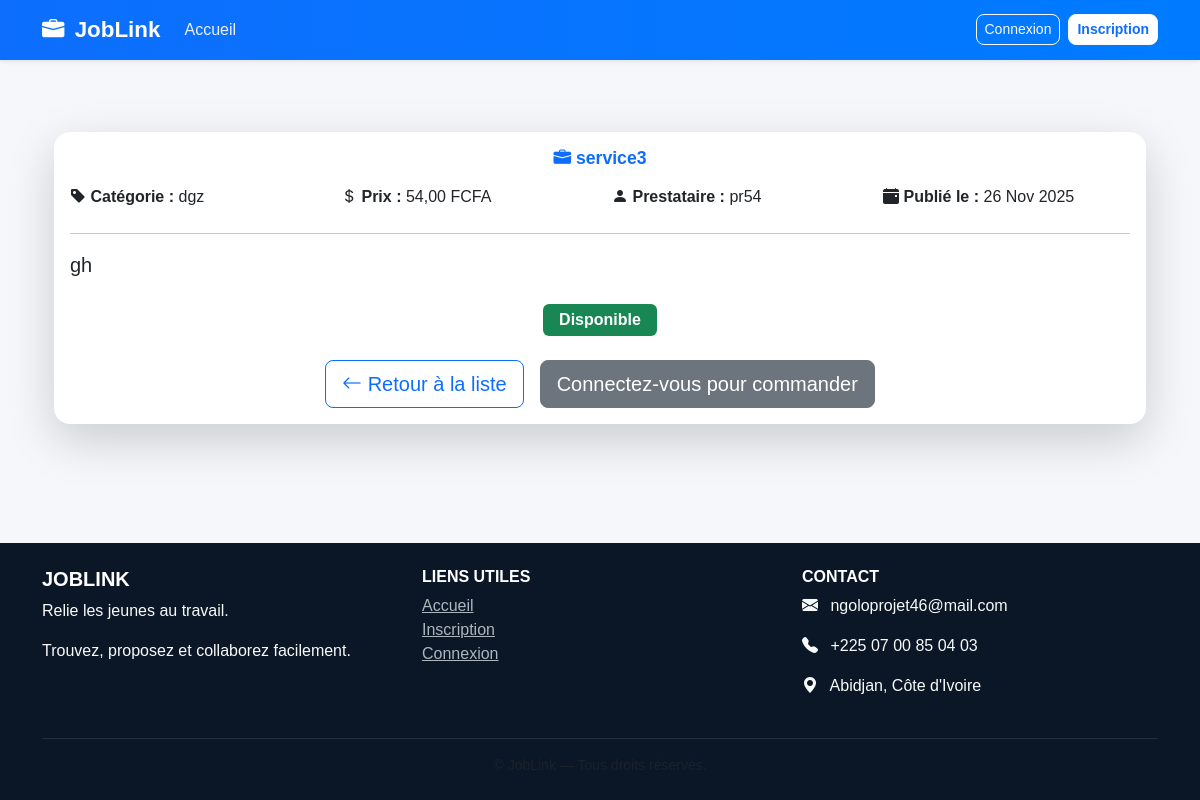
Page /services/4/ on the committed database.
### core/models.py (models this page shows, shortened)
class Service(models.Model):
    VILLES_CI = [
        ("Abidjan", "Abidjan"),
        ("Bouaké", "Bouaké"),
        ("Daloa", "Daloa"),
        ("Yamoussoukro", "Yamoussoukro"),
        ("San-Pédro", "San-Pédro"),
        ("Korhogo", "Korhogo"),
        ("Man", "Man"),
        ("Gagnoa", "Gagnoa"),
    ]
    prestataire = models.ForeignKey(
        'Prestataire',
        on_delete=models.CASCADE,
        related_name='services'
    )
    titre = models.CharField(max_length=100)
    description = models.TextField()
    prix = models.DecimalField(max_digits=10, decimal_places=2)
    telephone = models.CharField(max_length=20, blank=True, null=True)
    adresse = models.CharField(max_length=255, blank=True, null=True)
    categorie = models.CharField(max_length=100)
    ville = models.CharField(max_length=50, choices=VILLES_CI, default="Abidjan")
    date_publication = models.DateTimeField(auto_now_add=True)
    disponible = models.BooleanField(default=True)
    image = CloudinaryField("image", blank=True, null=True)
    video = CloudinaryField(resource_type="video", blank=True, null=True)

class Prestataire(models.Model):
    user = models.OneToOneField(User, on_delete=models.CASCADE)
    competence = models.TextField()
    experience = models.PositiveIntegerField(default=0, help_text="Années d'expérience")
    localisation = models.CharField(max_length=100)
    telephone = models.CharField(max_length=20, blank=True, null=True)  # ✅ ajouté
    email = models.EmailField(blank=True, null=True)  # ✅ ajouté
    note_moyenne = models.FloatField(default=0.0)

class User(AbstractUser):
    ROLE_CHOICES = (
        ('prestataire', 'Prestataire'),
        ('demandeur', 'Demandeur'),
    )
    role = models.CharField(max_length=20, choices=ROLE_CHOICES)
    phone = models.CharField(max_length=20, unique=True, null=True, blank=True)
    photo = CloudinaryField("photo_profil", blank=True, null=True)

### core/views.py (the view)
# urls.py: path('services/<int:pk>/', views.service_detail, name='service_detail'),
def service_detail(request, pk):
    service = get_object_or_404(Service, pk=pk)
    return render(request, 'core/service_detail.html', {'service': service})

### core/templates/core/service_detail.html (shortened to what this page needs)
{% extends 'base.html' %}
{% block content %}
<div class="container mt-5">
    <div class="card shadow-lg border-0 rounded-4">
        <div class="card-body">
            <h2 class="card-title text-primary fw-bold mb-3 text-center">
                <i class="bi bi-briefcase-fill"></i> {{ service.titre }}
            </h2>
            <div class="row text-center text-md-start mb-4">
                <div class="col-md-3 mb-2 mb-md-0">
                    <i class="bi bi-tag-fill"></i> <strong>Catégorie :</strong> {{ service.categorie }}
                </div>
                <div class="col-md-3 mb-2 mb-md-0">
                    <i class="bi bi-currency-dollar"></i> <strong>Prix :</strong> {{ service.prix }} FCFA
                </div>
                <div class="col-md-3 mb-2 mb-md-0">
                    <i class="bi bi-person-fill"></i> <strong>Prestataire :</strong> {{ service.prestataire.user.username }}
                </div>
                <div class="col-md-3">
                    <i class="bi bi-calendar-event-fill"></i> <strong>Publié le :</strong> {{ service.date_publication|date:"d M Y" }}
                </div>
            </div>
            <hr>
            <p class="card-text fs-5 text-center text-md-start mb-4">
                {{ service.description }}
            </p>
            <div class="text-center mb-4">
                {% if service.disponible %}
                    <span class="badge bg-success fs-6 px-3 py-2">Disponible</span>
                {% else %}
                    <span class="badge bg-danger fs-6 px-3 py-2">Indisponible</span>
                {% endif %}
            </div>
            <div class="d-flex flex-column flex-md-row justify-content-center gap-3">
                <a href="{% url 'service_list' %}" class="btn btn-outline-primary btn-lg">
                    <i class="bi bi-arrow-left"></i> Retour à la liste
                </a>
                {% if user.is_authenticated %}
                    <form method="post" action="{% url 'commander_service' service.id %}" class="d-inline">
                        {% csrf_token %}
                        <button type="submit" class="btn btn-success btn-lg">
                            <i class="bi bi-cart-check-fill"></i> Commander ce service
                        </button>
                    </form>
                {% else %}
                    <a href="{% url 'login' %}" class="btn btn-secondary btn-lg">
                        Connectez-vous pour commander
                    </a>
                {% endif %}
            </div>
        </div>
    </div>
</div>
{% endblock %}

### core/templates/base.html (style rules this page uses)
body { font-family: "Poppins", sans-serif; background-color: #f5f7fb; color: #333; min-height: 100vh; }
h1, h2, h3, h4, h5 { font-weight: 600; color: #0d6efd; }
button, .btn { border-radius: 8px !important; }
.card { border: none; border-radius: 15px; box-shadow: 0 3px 10px rgba(0,0,0,0.08); transition: transform 0.2s ease-in-out; }
.card-title { font-size: 1.1rem; font-weight: 600; }

### rows in the picture
Service: titre "service3", categorie "dgz", prix "54,00", prestataire.user.username "pr54", date_publication "26 Nov 2025", description "gh"
